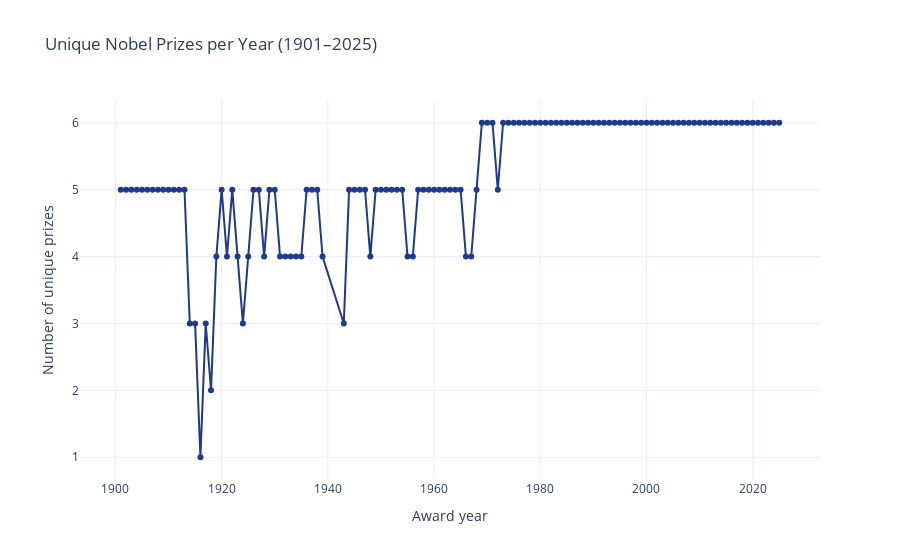

The notebook cell saved with this chart:
### Markdown cell above
<div class="slide-title">
📈 Nobel Prizes Over Time
</div>

How has the number of Nobel Prizes evolved since 1901? <br>
Counts **unique prizes** per year(not rows), so shared prizes are not double-counted.

### Code cell
prizes_per_year = (
    df.groupby("award_year")["prize_id"].nunique()
      .reset_index(name="n_prizes")
      .sort_values("award_year")
)

fig = px.line(prizes_per_year, x="award_year", y="n_prizes", markers=True,
              title="Unique Nobel Prizes per Year (1901–2025)")
fig.update_layout(xaxis_title="Award year", yaxis_title="Number of unique prizes")
fig.show()

peak_year = int(prizes_per_year.loc[prizes_per_year["n_prizes"].idxmax(), "award_year"])
peak_count = int(prizes_per_year["n_prizes"].max())
print(f"Insight: Peak year = {peak_year} with {peak_count} unique prizes.")

### Figure 1 — Plotly figure (JSON) as saved in the notebook; plotly's stock layout.template omitted (floating-point values rounded to 4 significant figures)
{"data": [{"hovertemplate": "award_year=%{x}<br>n_prizes=%{y}<extra></extra>", "legendgroup": "", "line": {"color": "#1F3A8A", "dash": "solid"}, "marker": {"symbol": "circle"}, "mode": "lines+markers", "name": "", "orientation": "v", "showlegend": false, "type": "scatter", "x": [1901, 1902, 1903, 1904, 1905, 1906, 1907, 1908, 1909, 1910, 1911, 1912, 1913, 1914, 1915, 1916, 1917, 1918, 1919, 1920, 1921, 1922, 1923, 1924, 1925, 1926, 1927, 1928, 1929, 1930, 1931, 1932, 1933, 1934, 1935, 1936, 1937, 1938, 1939, 1943, 1944, 1945, 1946, 1947, 1948, 1949, 1950, 1951, 1952, 1953, 1954, 1955, 1956, 1957, 1958, 1959, 1960, 1961, 1962, 1963, 1964, 1965, 1966, 1967, 1968, 1969, 1970, 1971, 1972, 1973, 1974, 1975, 1976, 1977, 1978, 1979, 1980, 1981, 1982, 1983, 1984, 1985, 1986, 1987, 1988, 1989, 1990, 1991, 1992, 1993, 1994, 1995, 1996, 1997, 1998, 1999, 2000, 2001, 2002, 2003, 2004, 2005, 2006, 2007, 2008, 2009, 2010, 2011, 2012, 2013, 2014, 2015, 2016, 2017, 2018, 2019, 2020, 2021, 2022, 2023, 2024, 2025], "xaxis": "x", "y": [5, 5, 5, 5, 5, 5, 5, 5, 5, 5, 5, 5, 5, 3, 3, 1, 3, 2, 4, 5, 4, 5, 4, 3, 4, 5, 5, 4, 5, 5, 4, 4, 4, 4, 4, 5, 5, 5, 4, 3, 5, 5, 5, 5, 4, 5, 5, 5, 5, 5, 5, 4, 4, 5, 5, 5, 5, 5, 5, 5, 5, 5, 4, 4, 5, 6, 6, 6, 5, 6, 6, 6, 6, 6, 6, 6, 6, 6, 6, 6, 6, 6, 6, 6, 6, 6, 6, 6, 6, 6, 6, 6, 6, 6, 6, 6, 6, 6, 6, 6, 6, 6, 6, 6, 6, 6, 6, 6, 6, 6, 6, 6, 6, 6, 6, 6, 6, 6, 6, 6, 6, 6], "yaxis": "y"}], "layout": {"legend": {"tracegroupgap": 0}, "title": {"text": "Unique Nobel Prizes per Year (1901–2025)"}, "xaxis": {"anchor": "y", "domain": [0, 1], "title": {"text": "Award year"}}, "yaxis": {"anchor": "x", "domain": [0, 1], "title": {"text": "Number of unique prizes"}}}}
